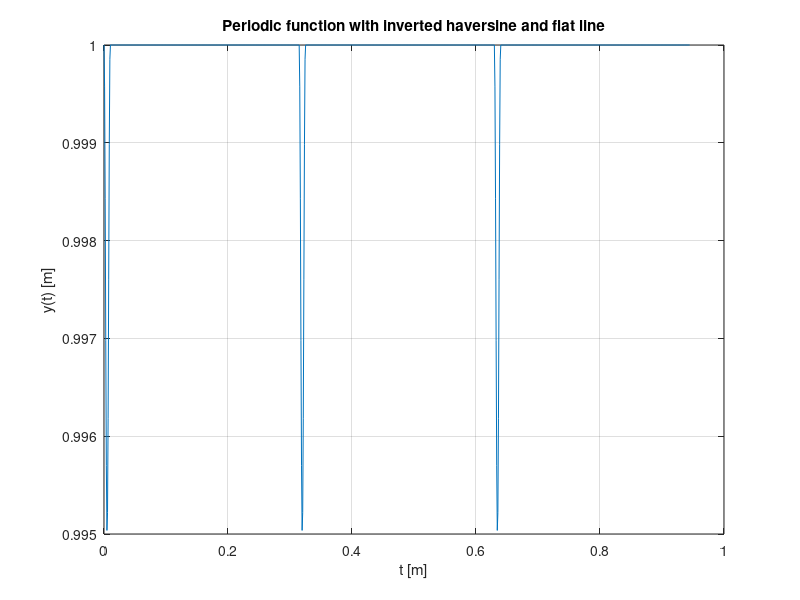

Source code (MATLAB):
% Define the total period and the haversine wave period in meters
T_wave = 0.01; % Duration of the haversine wave within the period in meters
T_flat = 0.3048; % Duration of the flat part in meters
T_total = T_wave + T_flat; % Total period of the function in meters

% Define the amplitude for the haversine wave in meters
amplitude = 0.0025; % Peak-to-peak is 0.005 meters, so amplitude is 0.005 / 2

% Define the range for t
t = linspace(0, 3*T_total, 1000); % 3 periods for illustration

% Preallocate y for efficiency
y = zeros(size(t));

% Calculate y(t) for each value of t
for i = 1:length(t)
    % Find the current time within the period
    t_mod = mod(t(i), T_total);
    
    if t_mod <= T_wave
        % Inverted haversine wave part
        y(i) = -amplitude * (1 - cos(2 * pi * t_mod / T_wave)) +1;
    else
        % Flat line part
        y(i) = 1;
    end
end

% Plotting
figure;
plot(t, y);

% Adding labels and title
xlabel('t [m]');
ylabel('y(t) [m]');
title('Periodic function with inverted haversine and flat line');
grid on;
